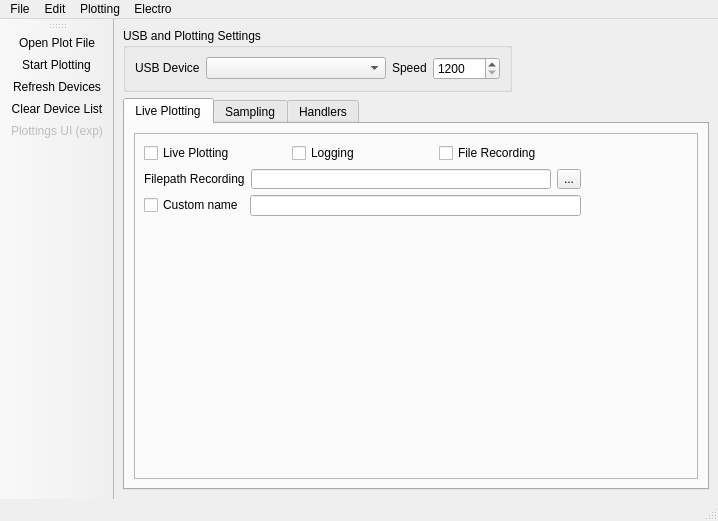
<?xml version="1.0" encoding="UTF-8"?>
<ui version="4.0">
 <class>MainWindow</class>
 <widget class="QMainWindow" name="MainWindow">
  <property name="geometry">
   <rect>
    <x>0</x>
    <y>0</y>
    <width>718</width>
    <height>521</height>
   </rect>
  </property>
  <property name="sizePolicy">
   <sizepolicy hsizetype="Expanding" vsizetype="Fixed">
    <horstretch>0</horstretch>
    <verstretch>0</verstretch>
   </sizepolicy>
  </property>
  <property name="windowTitle">
   <string>Electro</string>
  </property>
  <widget class="QWidget" name="centralwidget">
   <property name="sizePolicy">
    <sizepolicy hsizetype="Expanding" vsizetype="Expanding">
     <horstretch>0</horstretch>
     <verstretch>0</verstretch>
    </sizepolicy>
   </property>
   <layout class="QVBoxLayout" name="verticalLayout">
    <item>
     <widget class="QGroupBox" name="horizontalGroupBox">
      <property name="sizePolicy">
       <sizepolicy hsizetype="Fixed" vsizetype="Fixed">
        <horstretch>0</horstretch>
        <verstretch>0</verstretch>
       </sizepolicy>
      </property>
      <property name="title">
       <string>USB and Plotting Settings</string>
      </property>
      <layout class="QHBoxLayout" name="horizontalLayout">
       <property name="sizeConstraint">
        <enum>QLayout::SetDefaultConstraint</enum>
       </property>
       <item>
        <widget class="QLabel" name="label">
         <property name="sizePolicy">
          <sizepolicy hsizetype="Fixed" vsizetype="Fixed">
           <horstretch>0</horstretch>
           <verstretch>0</verstretch>
          </sizepolicy>
         </property>
         <property name="text">
          <string>USB Device</string>
         </property>
        </widget>
       </item>
       <item>
        <widget class="QComboBox" name="selecteddevicecombobox">
         <property name="sizePolicy">
          <sizepolicy hsizetype="Fixed" vsizetype="Fixed">
           <horstretch>0</horstretch>
           <verstretch>0</verstretch>
          </sizepolicy>
         </property>
         <property name="minimumSize">
          <size>
           <width>180</width>
           <height>0</height>
          </size>
         </property>
         <property name="maximumSize">
          <size>
           <width>250</width>
           <height>16777215</height>
          </size>
         </property>
        </widget>
       </item>
       <item>
        <widget class="QLabel" name="label_2">
         <property name="sizePolicy">
          <sizepolicy hsizetype="Fixed" vsizetype="Fixed">
           <horstretch>0</horstretch>
           <verstretch>0</verstretch>
          </sizepolicy>
         </property>
         <property name="text">
          <string>Speed</string>
         </property>
        </widget>
       </item>
       <item>
        <widget class="QSpinBox" name="speedspinbox">
         <property name="sizePolicy">
          <sizepolicy hsizetype="Minimum" vsizetype="Fixed">
           <horstretch>0</horstretch>
           <verstretch>0</verstretch>
          </sizepolicy>
         </property>
         <property name="minimum">
          <number>1200</number>
         </property>
         <property name="maximum">
          <number>10000000</number>
         </property>
        </widget>
       </item>
      </layout>
     </widget>
    </item>
    <item>
     <widget class="QTabWidget" name="tabWidget">
      <property name="enabled">
       <bool>true</bool>
      </property>
      <property name="currentIndex">
       <number>0</number>
      </property>
      <widget class="QWidget" name="liveplottingtab">
       <attribute name="title">
        <string>Live Plotting</string>
       </attribute>
       <layout class="QGridLayout" name="gridLayout">
        <item row="0" column="0">
         <widget class="QFrame" name="frame_2">
          <property name="frameShape">
           <enum>QFrame::StyledPanel</enum>
          </property>
          <property name="frameShadow">
           <enum>QFrame::Raised</enum>
          </property>
          <layout class="QFormLayout" name="formLayout">
           <item row="0" column="0">
            <layout class="QGridLayout" name="gridLayout_10">
             <item row="0" column="0">
              <layout class="QGridLayout" name="gridLayout_7">
               <item row="0" column="0">
                <widget class="QCheckBox" name="liveplottingcheckbox">
                 <property name="text">
                  <string>Live Plotting</string>
                 </property>
                </widget>
               </item>
               <item row="0" column="1">
                <widget class="QCheckBox" name="loggingcheckbox">
                 <property name="text">
                  <string>Logging</string>
                 </property>
                </widget>
               </item>
               <item row="0" column="2">
                <widget class="QCheckBox" name="filecheckbox">
                 <property name="text">
                  <string>File Recording</string>
                 </property>
                </widget>
               </item>
              </layout>
             </item>
             <item row="1" column="0">
              <layout class="QGridLayout" name="gridLayout_8">
               <item row="0" column="0">
                <widget class="QLabel" name="label_3">
                 <property name="text">
                  <string>Filepath Recording</string>
                 </property>
                </widget>
               </item>
               <item row="0" column="1">
                <widget class="QLineEdit" name="filepathlineedit">
                 <property name="minimumSize">
                  <size>
                   <width>300</width>
                   <height>0</height>
                  </size>
                 </property>
                </widget>
               </item>
               <item row="0" column="2">
                <widget class="QToolButton" name="filepathtoolbutton">
                 <property name="text">
                  <string>...</string>
                 </property>
                </widget>
               </item>
              </layout>
             </item>
             <item row="2" column="0">
              <layout class="QGridLayout" name="gridLayout_9">
               <item row="0" column="0">
                <widget class="QCheckBox" name="customnamecheckbox">
                 <property name="text">
                  <string>Custom name</string>
                 </property>
                </widget>
               </item>
               <item row="0" column="1">
                <widget class="QLineEdit" name="filename"/>
               </item>
              </layout>
             </item>
            </layout>
           </item>
          </layout>
         </widget>
        </item>
       </layout>
      </widget>
      <widget class="QWidget" name="samplingtab">
       <attribute name="title">
        <string>Sampling</string>
       </attribute>
       <layout class="QGridLayout" name="gridLayout_2">
        <item row="0" column="0">
         <widget class="QFrame" name="frame_3">
          <property name="frameShape">
           <enum>QFrame::StyledPanel</enum>
          </property>
          <property name="frameShadow">
           <enum>QFrame::Raised</enum>
          </property>
          <layout class="QFormLayout" name="formLayout_2">
           <item row="0" column="0">
            <layout class="QGridLayout" name="gridLayout_5">
             <item row="0" column="0" colspan="2">
              <layout class="QHBoxLayout" name="horizontalLayout_4">
               <item>
                <layout class="QGridLayout" name="gridLayout_4">
                 <item row="0" column="0">
                  <widget class="QLabel" name="label_5">
                   <property name="text">
                    <string>From</string>
                   </property>
                   <property name="alignment">
                    <set>Qt::AlignRight|Qt::AlignTrailing|Qt::AlignVCenter</set>
                   </property>
                  </widget>
                 </item>
                 <item row="0" column="1">
                  <widget class="QSpinBox" name="spinBox_2">
                   <property name="sizePolicy">
                    <sizepolicy hsizetype="Maximum" vsizetype="Fixed">
                     <horstretch>0</horstretch>
                     <verstretch>0</verstretch>
                    </sizepolicy>
                   </property>
                   <property name="minimumSize">
                    <size>
                     <width>100</width>
                     <height>0</height>
                    </size>
                   </property>
                   <property name="buttonSymbols">
                    <enum>QAbstractSpinBox::NoButtons</enum>
                   </property>
                   <property name="maximum">
                    <number>0</number>
                   </property>
                  </widget>
                 </item>
                 <item row="0" column="2">
                  <spacer name="horizontalSpacer_2">
                   <property name="orientation">
                    <enum>Qt::Horizontal</enum>
                   </property>
                   <property name="sizeHint" stdset="0">
                    <size>
                     <width>40</width>
                     <height>20</height>
                    </size>
                   </property>
                  </spacer>
                 </item>
                </layout>
               </item>
               <item>
                <layout class="QGridLayout" name="gridLayout_3">
                 <item row="0" column="0">
                  <widget class="QLabel" name="label_6">
                   <property name="text">
                    <string>To</string>
                   </property>
                   <property name="alignment">
                    <set>Qt::AlignRight|Qt::AlignTrailing|Qt::AlignVCenter</set>
                   </property>
                  </widget>
                 </item>
                 <item row="0" column="1">
                  <widget class="QSpinBox" name="spinBox_3">
                   <property name="sizePolicy">
                    <sizepolicy hsizetype="Maximum" vsizetype="Fixed">
                     <horstretch>0</horstretch>
                     <verstretch>0</verstretch>
                    </sizepolicy>
                   </property>
                   <property name="minimumSize">
                    <size>
                     <width>100</width>
                     <height>0</height>
                    </size>
                   </property>
                   <property name="minimum">
                    <number>200</number>
                   </property>
                   <property name="maximum">
                    <number>5000</number>
                   </property>
                  </widget>
                 </item>
                </layout>
               </item>
              </layout>
             </item>
             <item row="1" column="0">
              <widget class="QLabel" name="label_4">
               <property name="text">
                <string>Filepath Recording</string>
               </property>
              </widget>
             </item>
             <item row="1" column="1">
              <layout class="QHBoxLayout" name="horizontalLayout_5">
               <item>
                <widget class="QLineEdit" name="filepathlineedit_2">
                 <property name="minimumSize">
                  <size>
                   <width>300</width>
                   <height>0</height>
                  </size>
                 </property>
                </widget>
               </item>
               <item>
                <widget class="QToolButton" name="filepathtoolbutton_2">
                 <property name="text">
                  <string>...</string>
                 </property>
                </widget>
               </item>
              </layout>
             </item>
             <item row="2" column="0">
              <widget class="QCheckBox" name="customnamecheckbox_2">
               <property name="text">
                <string>Custom Name</string>
               </property>
              </widget>
             </item>
             <item row="2" column="1">
              <widget class="QLineEdit" name="filename2"/>
             </item>
             <item row="3" column="0">
              <widget class="QCheckBox" name="autoopenfilecheckbox">
               <property name="text">
                <string>Auto Open</string>
               </property>
              </widget>
             </item>
            </layout>
           </item>
          </layout>
         </widget>
        </item>
       </layout>
      </widget>
      <widget class="QWidget" name="handlerstab">
       <property name="enabled">
        <bool>false</bool>
       </property>
       <attribute name="title">
        <string>Handlers</string>
       </attribute>
       <layout class="QHBoxLayout" name="horizontalLayout_2">
        <item>
         <layout class="QVBoxLayout" name="verticalLayout_2">
          <item>
           <widget class="QPushButton" name="addhandlerbutton">
            <property name="text">
             <string>Add Handler</string>
            </property>
           </widget>
          </item>
          <item>
           <widget class="QPushButton" name="removehandlerbutton">
            <property name="text">
             <string>Remove Handler</string>
            </property>
           </widget>
          </item>
          <item>
           <widget class="QListWidget" name="handlerslist">
            <property name="sizePolicy">
             <sizepolicy hsizetype="Minimum" vsizetype="Expanding">
              <horstretch>0</horstretch>
              <verstretch>0</verstretch>
             </sizepolicy>
            </property>
           </widget>
          </item>
         </layout>
        </item>
        <item>
         <widget class="QFrame" name="frame">
          <property name="sizePolicy">
           <sizepolicy hsizetype="Expanding" vsizetype="Expanding">
            <horstretch>0</horstretch>
            <verstretch>0</verstretch>
           </sizepolicy>
          </property>
          <property name="frameShape">
           <enum>QFrame::StyledPanel</enum>
          </property>
          <property name="frameShadow">
           <enum>QFrame::Raised</enum>
          </property>
          <layout class="QVBoxLayout" name="verticalLayout_3">
           <item>
            <layout class="QHBoxLayout" name="horizontalLayout_3">
             <item>
              <widget class="QLabel" name="label_7">
               <property name="sizePolicy">
                <sizepolicy hsizetype="Fixed" vsizetype="Fixed">
                 <horstretch>0</horstretch>
                 <verstretch>0</verstretch>
                </sizepolicy>
               </property>
               <property name="text">
                <string>Action Type</string>
               </property>
              </widget>
             </item>
             <item>
              <widget class="QComboBox" name="comboBox">
               <property name="sizePolicy">
                <sizepolicy hsizetype="Maximum" vsizetype="Minimum">
                 <horstretch>0</horstretch>
                 <verstretch>0</verstretch>
                </sizepolicy>
               </property>
              </widget>
             </item>
             <item>
              <spacer name="horizontalSpacer">
               <property name="orientation">
                <enum>Qt::Horizontal</enum>
               </property>
               <property name="sizeHint" stdset="0">
                <size>
                 <width>40</width>
                 <height>20</height>
                </size>
               </property>
              </spacer>
             </item>
            </layout>
           </item>
           <item>
            <widget class="QFrame" name="frame_4">
             <property name="sizePolicy">
              <sizepolicy hsizetype="Expanding" vsizetype="Expanding">
               <horstretch>0</horstretch>
               <verstretch>0</verstretch>
              </sizepolicy>
             </property>
             <property name="frameShape">
              <enum>QFrame::StyledPanel</enum>
             </property>
             <property name="frameShadow">
              <enum>QFrame::Raised</enum>
             </property>
            </widget>
           </item>
          </layout>
         </widget>
        </item>
       </layout>
      </widget>
     </widget>
    </item>
   </layout>
  </widget>
  <widget class="QMenuBar" name="menubar">
   <property name="geometry">
    <rect>
     <x>0</x>
     <y>0</y>
     <width>718</width>
     <height>26</height>
    </rect>
   </property>
   <widget class="QMenu" name="menuFile">
    <property name="title">
     <string>File</string>
    </property>
    <addaction name="actionOpen_Plot_File"/>
    <addaction name="separator"/>
    <addaction name="actionClose"/>
   </widget>
   <widget class="QMenu" name="menuSettings">
    <property name="enabled">
     <bool>true</bool>
    </property>
    <property name="title">
     <string>Electro</string>
    </property>
    <addaction name="actionopen_settings"/>
    <addaction name="actionRefresh_Devices"/>
    <addaction name="actionClear_Device_List"/>
   </widget>
   <widget class="QMenu" name="menuPlotting">
    <property name="title">
     <string>Plotting</string>
    </property>
    <addaction name="actionStart_Plotting"/>
    <addaction name="actionPlottings_UI"/>
   </widget>
   <widget class="QMenu" name="menuEdit">
    <property name="title">
     <string>Edit</string>
    </property>
   </widget>
   <addaction name="menuFile"/>
   <addaction name="menuEdit"/>
   <addaction name="menuPlotting"/>
   <addaction name="menuSettings"/>
  </widget>
  <widget class="QStatusBar" name="statusbar"/>
  <widget class="QToolBar" name="toolBar">
   <property name="sizePolicy">
    <sizepolicy hsizetype="Fixed" vsizetype="Preferred">
     <horstretch>0</horstretch>
     <verstretch>0</verstretch>
    </sizepolicy>
   </property>
   <property name="windowTitle">
    <string>toolBar</string>
   </property>
   <attribute name="toolBarArea">
    <enum>LeftToolBarArea</enum>
   </attribute>
   <attribute name="toolBarBreak">
    <bool>false</bool>
   </attribute>
   <addaction name="actionOpen_Plot_File"/>
   <addaction name="actionStart_Plotting"/>
   <addaction name="actionRefresh_Devices"/>
   <addaction name="actionClear_Device_List"/>
   <addaction name="actionPlottings_UI"/>
  </widget>
  <action name="actionOpen_Plot_File">
   <property name="icon">
    <iconset resource="ElectroRes.qrc">
     <normaloff>:/open/Icons/open.png</normaloff>:/open/Icons/open.png</iconset>
   </property>
   <property name="text">
    <string>Open Plot File</string>
   </property>
  </action>
  <action name="actionClose">
   <property name="icon">
    <iconset resource="ElectroRes.qrc">
     <normaloff>:/close/Icons/close.png</normaloff>:/close/Icons/close.png</iconset>
   </property>
   <property name="text">
    <string>Close</string>
   </property>
  </action>
  <action name="actionopen_settings">
   <property name="enabled">
    <bool>false</bool>
   </property>
   <property name="icon">
    <iconset resource="ElectroRes.qrc">
     <normaloff>:/settings/Icons/settings.png</normaloff>:/settings/Icons/settings.png</iconset>
   </property>
   <property name="text">
    <string>Settings</string>
   </property>
   <property name="visible">
    <bool>false</bool>
   </property>
  </action>
  <action name="actionStart_Plotting">
   <property name="icon">
    <iconset resource="ElectroRes.qrc">
     <normaloff>:/start/Icons/start.png</normaloff>:/start/Icons/start.png</iconset>
   </property>
   <property name="text">
    <string>Start Plotting</string>
   </property>
   <property name="visible">
    <bool>true</bool>
   </property>
  </action>
  <action name="actionPlottings_UI">
   <property name="enabled">
    <bool>false</bool>
   </property>
   <property name="icon">
    <iconset resource="ElectroRes.qrc">
     <normaloff>:/plot/Icons/plot.png</normaloff>:/plot/Icons/plot.png</iconset>
   </property>
   <property name="text">
    <string>Plottings UI (exp)</string>
   </property>
   <property name="visible">
    <bool>false</bool>
   </property>
  </action>
  <action name="actionRefresh_Devices">
   <property name="icon">
    <iconset resource="ElectroRes.qrc">
     <normaloff>:/refresh/Icons/refresh.png</normaloff>:/refresh/Icons/refresh.png</iconset>
   </property>
   <property name="text">
    <string>Refresh Devices</string>
   </property>
  </action>
  <action name="actionClear_Device_List">
   <property name="icon">
    <iconset resource="ElectroRes.qrc">
     <normaloff>:/clear/Icons/clear.png</normaloff>:/clear/Icons/clear.png</iconset>
   </property>
   <property name="text">
    <string>Clear Device List</string>
   </property>
  </action>
 </widget>
 <resources>
  <include location="ElectroRes.qrc"/>
 </resources>
 <connections/>
 <designerdata>
  <property name="gridDeltaX">
   <number>10</number>
  </property>
  <property name="gridDeltaY">
   <number>10</number>
  </property>
  <property name="gridSnapX">
   <bool>true</bool>
  </property>
  <property name="gridSnapY">
   <bool>true</bool>
  </property>
  <property name="gridVisible">
   <bool>true</bool>
  </property>
 </designerdata>
</ui>
